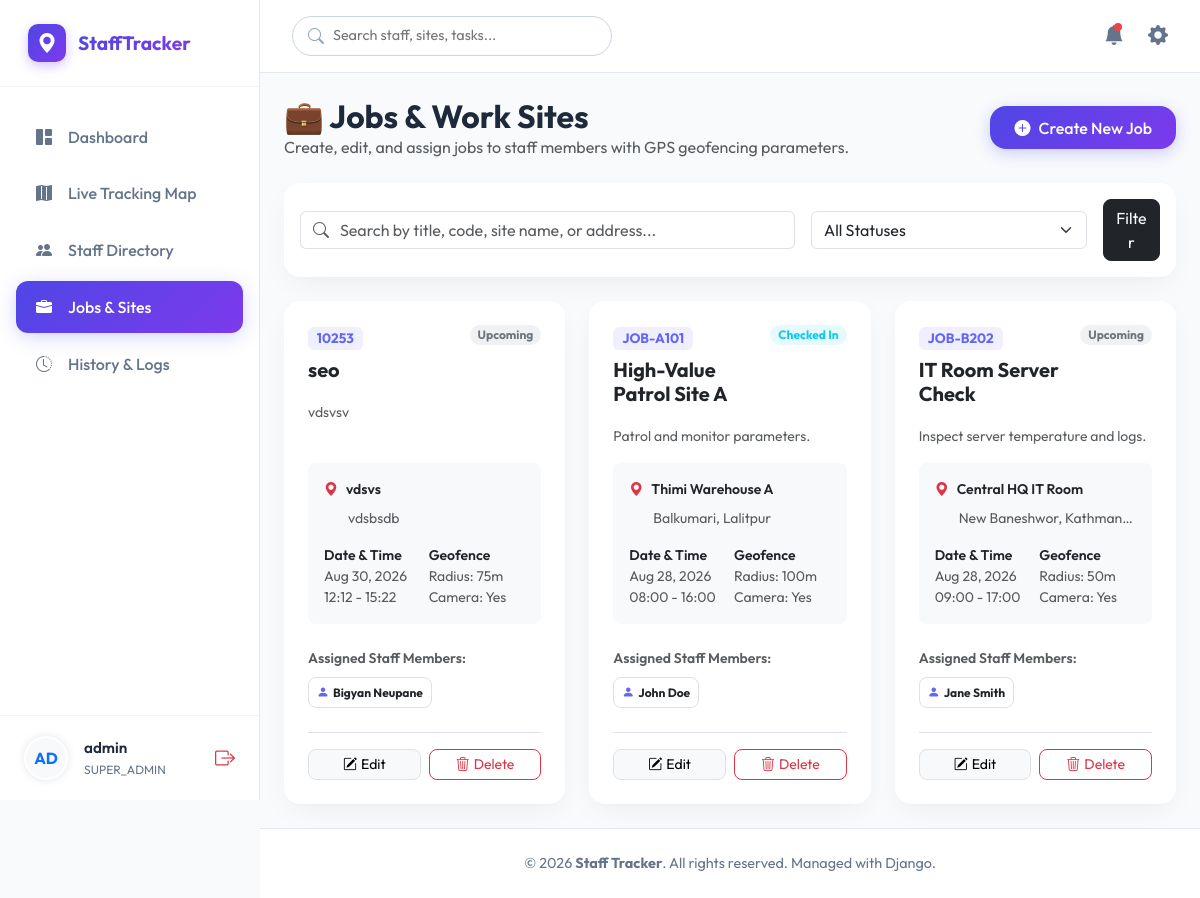
The app's page /jobs/ (signed in) with its own data.
### staff_app/models.py (models this page shows, shortened)
class Profile(models.Model):
    ROLE_CHOICES = [
        ('STAFF', 'Staff'),
        ('ADMIN', 'Admin'),
        ('SUPER_ADMIN', 'Super Admin'),
    ]
    user = models.OneToOneField(User, on_delete=models.CASCADE, related_name='profile')
    role = models.CharField(max_length=20, choices=ROLE_CHOICES, default='STAFF')
    phone = models.CharField(max_length=20, blank=True, null=True)
    avatar = models.ImageField(upload_to='avatars/', blank=True, null=True)
    department = models.CharField(max_length=100, blank=True, null=True)
    joined_date = models.DateField(auto_now_add=True)

class Job(models.Model):
    STATUS_CHOICES = [
        ('UPCOMING', 'Upcoming'),
        ('CHECKED_IN', 'Checked In'),
        ('PENDING_APPROVAL', 'Pending Approval'),
        ('APPROVED', 'Approved'),
        ('REJECTED', 'Rejected'),
        ('COMPLETED', 'Completed'),
    ]
    title = models.CharField(max_length=200)
    code = models.CharField(max_length=50, unique=True)
    description = models.TextField(blank=True, null=True)
    instructions_json = models.TextField(default='[]', help_text='JSON list of instructions')
    site_name = models.CharField(max_length=200)
    address = models.TextField()
    lat = models.FloatField()
    lng = models.FloatField()
    geofence_radius = models.IntegerField(default=75) # in meters
    assigned_staff = models.ManyToManyField(User, related_name='assigned_jobs', blank=True)
    start_time = models.TimeField()
    end_time = models.TimeField()
    date = models.DateField()
    require_selfie = models.BooleanField(default=True)
    require_checkout = models.BooleanField(default=True)
    status = models.CharField(max_length=30, choices=STATUS_CHOICES, default='UPCOMING')
    created_at = models.DateTimeField(auto_now_add=True)

### staff_app/views.py (the view, shortened to what this page needs)
# urls.py: path("jobs/", views.job_list_view, name="job_list"),
@login_required
def job_list_view(request):
    search_query = request.GET.get('search', '')
    status_filter = request.GET.get('status', '')
    jobs = Job.objects.all()
    if status_filter:
        jobs = jobs.filter(status=status_filter)
    context = {
        'jobs': jobs.order_by('-date', 'start_time')
    }
    return render(request, 'job_list.html', context)

### templates/job_list.html (shortened to what this page needs)
{% extends 'base.html' %}
{% block content %}
<div class="d-flex justify-content-between align-items-center mb-4">
    <div>
        <h2 class="fw-bold mb-0">💼 Jobs & Work Sites</h2>
        <p class="text-muted mb-0">Create, edit, and assign jobs to staff members with GPS geofencing parameters.</p>
    </div>
    <div>
        <a href="{% url 'job_create' %}" class="btn btn-primary-gradient rounded-4 px-4">
            <i class="bi bi-plus-circle-fill me-2"></i>Create New Job
        </a>
    </div>
</div>
<div class="card p-3 mb-4">
    <form method="GET" class="row g-3 align-items-center">
        <div class="col-md-7">
            <div class="input-group">
                <span class="input-group-text bg-white border-end-0"><i class="bi bi-search text-muted"></i></span>
                <input type="text" name="search" class="form-control border-start-0 ps-0" placeholder="Search by title, code, site name, or address..." value="{{ request.GET.search|default:'' }}">
            </div>
        </div>
        <div class="col-md-4">
            <select name="status" class="form-select">
                <option value="">All Statuses</option>
            </select>
        </div>
        <div class="col-md-1">
            <button type="submit" class="btn btn-dark w-100 rounded-3">Filter</button>
        </div>
    </form>
</div>
<div class="row g-4">
    {% for job in jobs %}
        <div class="col-md-6 col-xl-4">
            <div class="card card-hover h-100 p-4 d-flex flex-column">
                <div class="d-flex justify-content-between align-items-start mb-3">
                    <div>
                        <span class="badge bg-indigo-light text-indigo fw-mono mb-2" style="font-size:0.85rem;">{{ job.code }}</span>
                        <h5 class="fw-bold mb-1 text-dark">{{ job.title }}</h5>
                    </div>
                    <span class="badge rounded-pill
                        {% if job.status == 'COMPLETED' %}bg-success-subtle text-success
                        {% elif job.status == 'CHECKED_IN' %}bg-info-subtle text-info
                        {% else %}bg-secondary-subtle text-secondary{% endif %} px-2">
                        {{ job.get_status_display }}
                    </span>
                </div>
                <p class="text-muted small mb-3 flex-grow-1">{{ job.description|truncatewords:20|default:"No description provided." }}</p>
                <div class="bg-light rounded-3 p-3 mb-4 small text-muted">
                    <div class="d-flex align-items-center gap-2 mb-2">
                        <i class="bi bi-geo-alt-fill text-danger"></i>
                        <span class="text-dark fw-semibold">{{ job.site_name }}</span>
                    </div>
                    <div class="text-truncate ps-4 mb-3" title="{{ job.address }}">{{ job.address }}</div>
                    <div class="row g-2">
                        <div class="col-6">
                            <div class="fw-semibold text-dark">Date & Time</div>
                            <div>{{ job.date|date:"M d, Y" }}</div>
                            <div>{{ job.start_time|time:"H:i" }} - {{ job.end_time|time:"H:i" }}</div>
                        </div>
                        <div class="col-6">
                            <div class="fw-semibold text-dark">Geofence</div>
                            <div>Radius: {{ job.geofence_radius }}m</div>
                            <div>Camera: {% if job.require_selfie %}Yes{% else %}No{% endif %}</div>
                        </div>
                    </div>
                </div>
                <div class="mb-4">
                    <div class="small fw-semibold text-muted mb-2">Assigned Staff Members:</div>
                    <div class="d-flex flex-wrap gap-2">
                        {% for staff in job.assigned_staff.all %}
                            <span class="badge bg-white text-dark border p-2 d-inline-flex align-items-center gap-1" style="border-radius: 8px;">
                                <i class="bi bi-person-fill text-indigo"></i>
                                {{ staff.get_full_name|default:staff.username }}
                            </span>
                        {% empty %}
                            <span class="text-muted small italic">No staff assigned yet</span>
                        {% endfor %}
                    </div>
                </div>
                <div class="d-flex gap-2 mt-auto border-top pt-3">
                    <a href="{% url 'job_update' job.pk %}" class="btn btn-sm btn-light border w-50 rounded-3">
                        <i class="bi bi-pencil-square me-1"></i>Edit
                    </a>
                    <a href="{% url 'job_delete' job.pk %}" class="btn btn-sm btn-outline-danger w-50 rounded-3">
                        <i class="bi bi-trash3 me-1"></i>Delete
                    </a>
                </div>
            </div>
        </div>
    {% endfor %}
</div>
{% endblock %}

### templates/base.html (shortened to what this page needs)
<!DOCTYPE html>
<html lang="en">
<head>
    <link href="https://cdn.jsdelivr.net/npm/bootstrap@5.3.2/dist/css/bootstrap.min.css" rel="stylesheet">
    <link href="https://cdn.jsdelivr.net/npm/bootstrap-icons@1.11.2/font/bootstrap-icons.min.css" rel="stylesheet">
    <link rel="stylesheet" href="https://unpkg.com/leaflet@1.9.4/dist/leaflet.css"/>
</head>
<body>
    {% if user.is_authenticated %}
    <div class="sidebar">
        <div class="sidebar-brand">
            <div class="brand-logo"><i class="bi bi-geo-alt-fill"></i></div>
            <div class="brand-name">StaffTracker</div>
        </div>
        <ul class="sidebar-menu">
            <li class="menu-item {% if request.resolver_match.url_name == 'dashboard' %}active{% endif %}">
                <a href="{% url 'dashboard' %}">
                    <i class="bi bi-grid-1x2-fill"></i>
                    <span>Dashboard</span>
                </a>
            </li>
            <li class="menu-item {% if request.resolver_match.url_name == 'map_view' %}active{% endif %}">
                <a href="{% url 'map_view' %}">
                    <i class="bi bi-map-fill"></i>
                    <span>Live Tracking Map</span>
                </a>
            </li>
            <li class="menu-item {% if 'staff' in request.path %}active{% endif %}">
                <a href="{% url 'staff_list' %}">
                    <i class="bi bi-people-fill"></i>
                    <span>Staff Directory</span>
                </a>
            </li>
            <li class="menu-item {% if 'jobs' in request.path %}active{% endif %}">
                <a href="{% url 'job_list' %}">
                    <i class="bi bi-briefcase-fill"></i>
                    <span>Jobs & Sites</span>
                </a>
            </li>
            <li class="menu-item {% if request.resolver_match.url_name == 'history' %}active{% endif %}">
                <a href="{% url 'history' %}">
                    <i class="bi bi-clock-history"></i>
                    <span>History & Logs</span>
                </a>
            </li>
        </ul>
        <div class="sidebar-user">
            {% if user.profile.avatar %}
                <img src="{{ user.profile.avatar.url }}" class="user-avatar" alt="Avatar">
            {% else %}
                <div class="user-avatar d-flex align-items-center justify-content-center bg-light text-primary fw-bold">
                    {{ user.username|slice:":2"|upper }}
                </div>
            {% endif %}
            <div class="user-info">
                <div class="user-name">{{ user.get_full_name|default:user.username }}</div>
                <div class="user-role">{{ user.profile.role }}</div>
            </div>
            <a href="{% url 'logout' %}" class="text-danger" title="Logout">
                <i class="bi bi-box-arrow-right fs-5"></i>
            </a>
        </div>
    </div>
    {% endif %}
    <div class="main-wrapper" style="{% if not user.is_authenticated %}margin-left: 0;{% endif %}">
        {% if user.is_authenticated %}
        <div class="top-navbar">
            <div class="navbar-search">
                <i class="bi bi-search"></i>
                <input type="text" placeholder="Search staff, sites, tasks...">
            </div>
            <div class="navbar-actions">
                <div class="action-btn">
                    <i class="bi bi-bell-fill"></i>
                    <span class="notification-dot"></span>
                </div>
                <div class="action-btn">
                    <i class="bi bi-gear-fill"></i>
                </div>
            </div>
        </div>
        {% endif %}
        <div class="container-fluid p-4 animate-fade-in">
            {% block content %}{% endblock %}
        </div>
        <footer class="footer">
            &copy; 2026 <strong>{{ settings.company_name|default:"Staff Tracker" }}</strong>. All rights reserved. Managed with Django.
        </footer>
    </div>
</body>
</html>

### templates/base.html (style rules this page uses)
:root { --primary-gradient: linear-gradient(135deg, #4f46e5 0%, #7c3aed 100%); --sidebar-width: 260px; --bg-color: #f8fafc; --card-shadow: 0 10px 30px -5px rgba(0, 0, 0, 0.05), 0 5px 15px -8px rgba(0, 0, 0, 0.05); --transition-speed: 0.3s; }
body { font-family: 'Outfit', sans-serif; background-color: var(--bg-color); color: #1e293b; min-height: 100vh; overflow-x: hidden; }
.sidebar { width: var(--sidebar-width); height: 100vh; position: fixed; top: 0; left: 0; background: #ffffff; border-right: 1px solid #e2e8f0; z-index: 100; transition: all var(--transition-speed); display: flex; flex-direction: column; }
.sidebar-brand { padding: 1.5rem 1.75rem; display: flex; align-items: center; gap: 0.75rem; border-bottom: 1px solid #f1f5f9; }
.brand-logo { width: 38px; height: 38px; background: var(--primary-gradient); border-radius: 10px; display: flex; align-items: center; justify-content: center; color: white; font-weight: bold; font-size: 1.25rem; box-shadow: 0 4px 12px rgba(124, 58, 237, 0.3); }
.brand-name { font-weight: 700; font-size: 1.2rem; background: var(--primary-gradient); -webkit-background-clip: text; -webkit-text-fill-color: transparent; }
.sidebar-menu { list-style: none; padding: 1.5rem 1rem; margin: 0; flex-grow: 1; display: flex; flex-direction: column; gap: 0.35rem; }
.menu-item a { display: flex; align-items: center; gap: 1rem; padding: 0.85rem 1.25rem; color: #64748b; text-decoration: none; border-radius: 12px; font-weight: 500; transition: all 0.2s ease; }
.menu-item.active a { background: var(--primary-gradient); color: #ffffff; box-shadow: 0 4px 20px -2px rgba(99, 102, 241, 0.35); }
.sidebar-user { padding: 1.25rem 1.5rem; border-top: 1px solid #f1f5f9; display: flex; align-items: center; gap: 1rem; }
.user-avatar { width: 44px; height: 44px; border-radius: 50%; background-color: #e2e8f0; object-fit: cover; border: 2px solid #fff; box-shadow: 0 0 10px rgba(0,0,0,0.1); }
.user-info { flex-grow: 1; min-width: 0; }
.user-name { font-weight: 600; font-size: 0.95rem; margin-bottom: 0.1rem; color: #1e293b; white-space: nowrap; overflow: hidden; text-overflow: ellipsis; }
.user-role { font-size: 0.75rem; color: #64748b; }
.main-wrapper { margin-left: var(--sidebar-width); min-height: 100vh; display: flex; flex-direction: column; transition: all var(--transition-speed); }
.top-navbar { background: #ffffff; border-bottom: 1px solid #e2e8f0; padding: 1rem 2rem; display: flex; align-items: center; justify-content: space-between; position: sticky; top: 0; z-index: 99; }
.navbar-search { position: relative; max-width: 320px; width: 100%; }
.navbar-search input { padding: 0.5rem 1rem 0.5rem 2.5rem; border-radius: 20px; border: 1px solid #cbd5e1; font-size: 0.9rem; width: 100%; transition: all 0.2s; }
.navbar-search i { position: absolute; left: 1rem; top: 50%; transform: translateY(-50%); color: #94a3b8; }
.navbar-actions { display: flex; align-items: center; gap: 1.5rem; }
.action-btn { color: #64748b; font-size: 1.25rem; cursor: pointer; transition: color 0.2s; position: relative; }
.notification-dot { width: 8px; height: 8px; background-color: #ef4444; border-radius: 50%; position: absolute; top: 2px; right: 2px; }
.card { border: none; border-radius: 16px; box-shadow: var(--card-shadow); background: #ffffff; transition: transform 0.2s ease, box-shadow 0.2s ease; }
.btn-primary-gradient { background: var(--primary-gradient); color: white; border: none; font-weight: 500; padding: 0.6rem 1.5rem; border-radius: 12px; box-shadow: 0 4px 15px rgba(99, 102, 241, 0.3); transition: all 0.2s ease; }
.animate-fade-in { animation: fadeIn 0.4s ease forwards; }
.footer { padding: 1.5rem 2rem; background: #ffffff; border-top: 1px solid #e2e8f0; margin-top: auto; text-align: center; color: #64748b; font-size: 0.9rem; }

### templates/job_list.html (style rules this page uses)
.bg-indigo-light { background-color: rgba(99, 102, 241, 0.1) !important; }
.bg-info-subtle { background-color: rgba(13, 202, 240, 0.1) !important; }
.bg-secondary-subtle { background-color: rgba(108, 117, 125, 0.1) !important; }
.text-indigo { color: #6366f1; }

### records on screen
Job: code "10253", title "seo", status "Upcoming", description "vdsvsv", site_name "vdsvs", address "vdsbsdb", date "Aug 30, 2026", start_time "12:12", end_time "15:22", geofence_radius "75", require_selfie "Yes"
Job: code "JOB-A101", title "High-Value Patrol Site A", status "Checked In", description "Patrol and monitor parameters.", site_name "Thimi Warehouse A", address "Balkumari, Lalitpur", date "Aug 28, 2026", start_time "08:00", end_time "16:00", geofence_radius "100", require_selfie "Yes"
Job: code "JOB-B202", title "IT Room Server Check", status "Upcoming", description "Inspect server temperature and logs.", site_name "Central HQ IT Room", address "New Baneshwor, Kathman…", date "Aug 28, 2026", start_time "09:00", end_time "17:00", geofence_radius "50", require_selfie "Yes"

### other values on screen
{{ user.username|slice:":2"|upper }} "AD"
{{ user.get_full_name|default:user.username }} "admin"
{{ user.profile.role }} "SUPER_ADMIN"
{{ staff.get_full_name|default:staff.username }} "Bigyan Neupane"
{{ staff.get_full_name|default:staff.username }} "John Doe"
{{ staff.get_full_name|default:staff.username }} "Jane Smith"
{{ settings.company_name|default:"Staff Tracker" }} "Staff Tracker"
